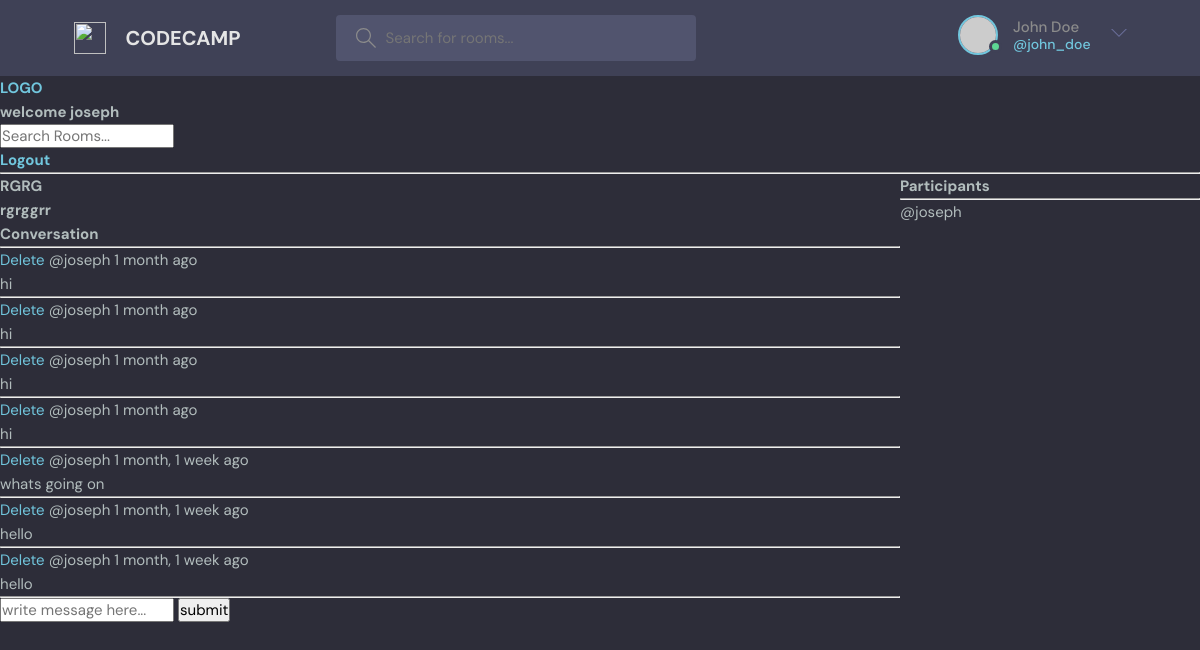
Page /room/7/ (signed in) on the committed database.
### base/models.py (models this page shows, shortened)
class Room(models.Model):
    host=models.ForeignKey(User, on_delete= models.SET_NULL, null=True)
    topic= models.ForeignKey(Topic, on_delete= models.SET_NULL, null=True)
    name= models.CharField(max_length=200)
    description= models.TextField(null=True, blank= True)
    participants= models.ManyToManyField(User, related_name='participants', blank=True)
    updated= models.DateTimeField(auto_now= True)
    created= models.DateTimeField( auto_now_add= True)
    class Meta:
        ordering= ['-updated', '-created']

class Message(models.Model):
    user= models.ForeignKey(User, on_delete=models.CASCADE )
    room= models.ForeignKey(Room, on_delete=models.CASCADE )
    body= models.TextField()
    updated= models.DateTimeField(auto_now= True)
    created= models.DateTimeField( auto_now_add= True)
    class Meta:
        ordering= ['-updated', '-created']

### base/views.py (the view, shortened to what this page needs)
# urls.py: path('room/<str:pk>/', views.room, name= 'room'),
def room(request, pk):
    room = Room.objects.get(id=pk)
    room_messages= room.message_set.all()
    participants= room.participants.all()
    context = {'room': room, 'room_messages': room_messages, 'participants':participants}
    return render(request, 'base/room.html', context)

### base/templates/base/room.html (shortened to what this page needs)
{%extends 'main.html'%}
{%block content%}
<div class="room-container">
    <div>
        <h1>{{room.name|upper}}</h1>
        <p>
            <h2> {{room.description}}</h2>
        </p>
        <div class="comment-wrapper">
            <h3>Conversation</h3>
            <hr>
            {%for room_message in room_messages%}
            <div>
                {%if request.user == room_message.user%}
                <a href="{% url 'delete-message' room_message.id %}">Delete</a>
                {%endif%}
                <small>@{{room_message.user}} {{room_message.created|timesince}} ago</small>
                <p>{{room_message.body}}</p>
                <hr>
            </div>
            {%endfor%}
        </div>
        {%if request.user.is_authenticated%}
            <div class="comment-form">
                <form method="POST">
                    <input type="text" name="body" placeholder="write message here...">
                    <input type="submit" value="submit">
                </form>
            </div>
        {%else%}
            <p> <a href="{% url 'login'%}">login</a> or <a href="{%url 'register'%}">register</a> to write message...
            </p>
        {%endif%}
    </div>
        <div>
            <h3>Participants</h3>
            <hr>
            {%for participant in participants%}
            <div>
                <p>@{{participant.username}}</p>
            </div>
            {%endfor%}
        </div>
</div>
{%endblock%}

### templates/navbar.html
<a href="/">
    <h1> LOGO </h1>
</a>
{%if request.user.is_authenticated%}
    <h3> welcome {{request.user}}</h3>
{%endif%}
<form method="GET" action="{% url 'home'%}">
    <input type="text" name="q" placeholder="Search Rooms..." />
</form>
{%if request.user.is_authenticated%}
    <h4> <a href="{% url 'logout'%}"> Logout</a></h4>
{%else%}
    <a href="{% url 'login'%}">Login</a>
{%endif%}
<hr>

### static/styles/style.css (style rules this page uses)
:root { --color-main: #71c6dd; --color-main-light: #e1f6fb; --color-dark: #3f4156; --color-dark-medium: #51546e; --color-dark-light: #696d97; --color-light: #e5e5e5; --color-gray: #8b8b8b; --color-light-gray: #b2bdbd; --color-bg: #2d2d39; --color-success: #5dd693; --color-error: #fc4b0b; }
* { font-family: "DM Sans", -apple-system, BlinkMacSystemFont, "Segoe UI", Roboto, Oxygen, Ubuntu, Cantarell, "Open Sans", "Helvetica Neue", sans-serif; margin: 0; padding: 0; box-sizing: border-box; text-rendering: optimizeLegibility; font-size: inherit; }
html { font-size: 56.25%; }
@media only screen and (min-width: 1200px) { html { font-size: 62.5%; } }
body { line-height: 1.6; font-weight: 400; font-size: 1.5rem; color: var(--color-light-gray); background-color: var(--color-bg); min-height: 100vh; }
a { display: inline-block; color: var(--color-main); text-decoration: none; }

### base/templates/base/room.html (style rules this page uses)
.room-container { display: grid; grid-template-columns: 3fr 1fr; }

### rows in the picture
Room: name "RGRG", description "rgrggrr"
Message: shows "Delete", user "joseph", created "1 month", body "hi"
Message: shows "Delete", user "joseph", created "1 month", body "hi"
Message: shows "Delete", user "joseph", created "1 month", body "hi"
Message: shows "Delete", user "joseph", created "1 month", body "hi"
Message: shows "Delete", user "joseph", created "1 month, 1 week", body "whats going on"
Message: shows "Delete", user "joseph", created "1 month, 1 week", body "hello"
Message: shows "Delete", user "joseph", created "1 month, 1 week", body "hello"

### other values in the picture
{{ request.user }} "joseph"
{{ participant.username }} "joseph"
